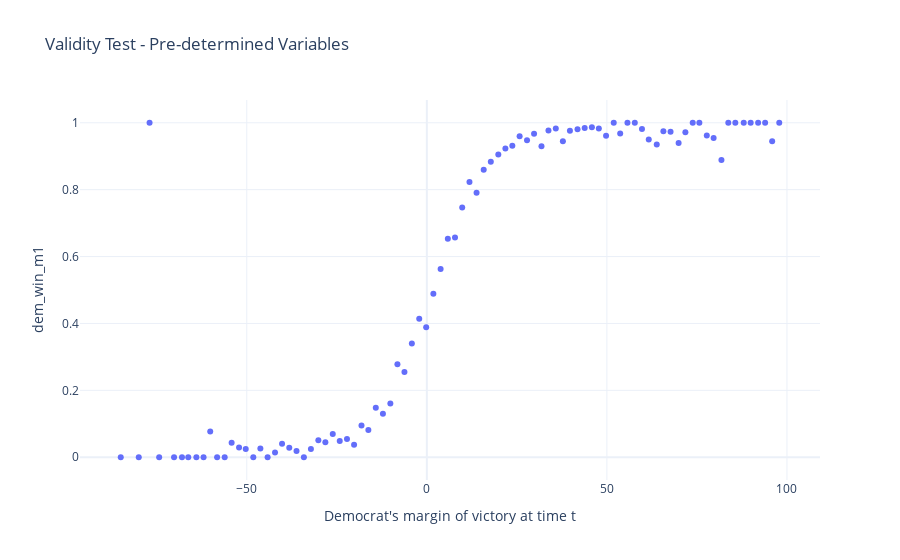

The notebook cell this image was saved under:
### Markdown cell above
### The Role of Covariates

Notice that we didn't include any other controls in the models above, such as candidate experience.  In principle, covariates are not needed for identification in RD, but they can help reduce sampling variability in the estimator and improve precision if they are correlated with the potential outcomes.  Note that this is a standard argument which also supports inclusion of covariates in analyses of randomized trials.

Adding covariates should not affect the point estimate of the effect (very much). If it does, there is likely a problem.  The wider the bandwidth the more important it may be to include covariates -  including additional covariates may eliminate some bias that is the result of the inclusion of these additional observations far from the cutoff point.

The first and most important point is that the presence of these covariates rarely changes the identification strategy. Typically, the conditional distribution of the covariates $Z$ given $X$ is continuous at $x = c$. If such discontinuities in other covariates are found, the justification of the identification strategy may be questionable. If the conditional distribution of $Z$ given $X$ is continuous at $x = c$, then including Z in the regression. 

### Threats to the Validity of the RDD

It is impossible to test the continuity assumption directly, but we can test some implications of it.  Namely, all observed predetermined characteristics should have identical distributions on either side of the cutoff, in the limit, as we approach smaller and smaller bandwidths. That is, there should be no discontinuities in the observables.

Again there is an analogy to an experiment: we cannot test whether unobserved characteristics are balanced, but we can test the observables. Rejection calls the randomization into question.

A subtle point in the RD context is that a finding a discontinuity in observable covariates indicates a violation of the continuity assumption, not a violation of unconfoundedness, which is satisfied by definition.

To make sure that our RDD is valid, we'll want to have evidence that there are not discontinuities in the covariates at the cut point - or with any pre-determined variables  E.g., we can test for discontinuities in the Democrates vote share at t-1.

### Code cell
# Now test if other covariates smooth through cut point
px.scatter(binned_data, x='margin', y='dem_win_m1',
           title='Validity Test - Pre-determined Variables',
           labels={'margin':"Democrat's margin of victory at time t",
                   'dem_win_p1': "Democrat's margin of victory at time t-1"},
           template="plotly_white")

### Figure 1 — Plotly figure (JSON) as saved in the notebook; plotly's stock layout.template omitted (floating-point values rounded to 4 significant figures)
{"data": [{"hovertemplate": "Democrat's margin of victory at time t=%{x}<br>dem_win_m1=%{y}<extra></extra>", "legendgroup": "", "marker": {"color": "#636efa", "symbol": "circle"}, "mode": "markers", "name": "", "orientation": "v", "showlegend": false, "type": "scatter", "x": [-85.0, -80.0, -77.0, -74.33, -70.2, -68.0, -66.25, -64.0, -62.0, -60.15, -58.24, -56.14, -54.21, -52.15, -50.29, -48.19, -46.23, -44.22, -42.16, -40.21, -38.2, -36.19, -34.14, -32.19, -30.13, -28.18, -26.12, -24.19, -22.18, -20.2, -18.15, -16.24, -14.17, -12.2, -10.13, -8.167, -6.218, -4.162, -2.112, -0.1835, 1.814, 3.821, 5.832, 7.818, 9.823, 11.84, 13.81, 15.79, 17.77, 19.85, 21.82, 23.74, 25.77, 27.82, 29.78, 31.84, 33.77, 35.81, 37.78, 39.73, 41.84, 43.83, 45.84, 47.76, 49.77, 51.9, 53.69, 55.71, 57.75, 59.74, 61.62, 63.85, 65.69, 67.68, 69.91, 71.8, 73.83, 75.68, 77.74, 79.64, 81.81, 83.71, 85.67, 88.0, 89.93, 92.0, 93.94, 95.89, 97.86], "xaxis": "x", "y": [0.0, 0.0, 1.0, 0.0, 0.0, 0.0, 0.0, 0.0, 0.0, 0.07692, 0.0, 0.0, 0.04348, 0.02941, 0.025, 0.0, 0.02632, 0.0, 0.01408, 0.04054, 0.02817, 0.01869, 0.0, 0.02479, 0.05109, 0.04511, 0.06944, 0.04828, 0.05442, 0.03759, 0.09524, 0.08148, 0.1479, 0.1302, 0.1607, 0.2781, 0.2548, 0.3397, 0.4138, 0.3889, 0.4891, 0.5629, 0.6531, 0.6569, 0.7463, 0.8226, 0.791, 0.8596, 0.8836, 0.9048, 0.9231, 0.9313, 0.9597, 0.9474, 0.9675, 0.9296, 0.9769, 0.9825, 0.945, 0.9758, 0.9806, 0.9843, 0.9867, 0.9826, 0.9608, 1.0, 0.9677, 1.0, 1.0, 0.9815, 0.95, 0.9348, 0.9744, 0.973, 0.9394, 0.9714, 1.0, 1.0, 0.9615, 0.9545, 0.8889, 1.0, 1.0, 1.0, 1.0, 1.0, 1.0, 0.9444, 1.0], "yaxis": "y"}], "layout": {"legend": {"tracegroupgap": 0}, "title": {"text": "Validity Test - Pre-determined Variables"}, "xaxis": {"anchor": "y", "domain": [0, 1], "title": {"text": "Democrat's margin of victory at time t"}}, "yaxis": {"anchor": "x", "domain": [0, 1], "title": {"text": "dem_win_m1"}}}}
